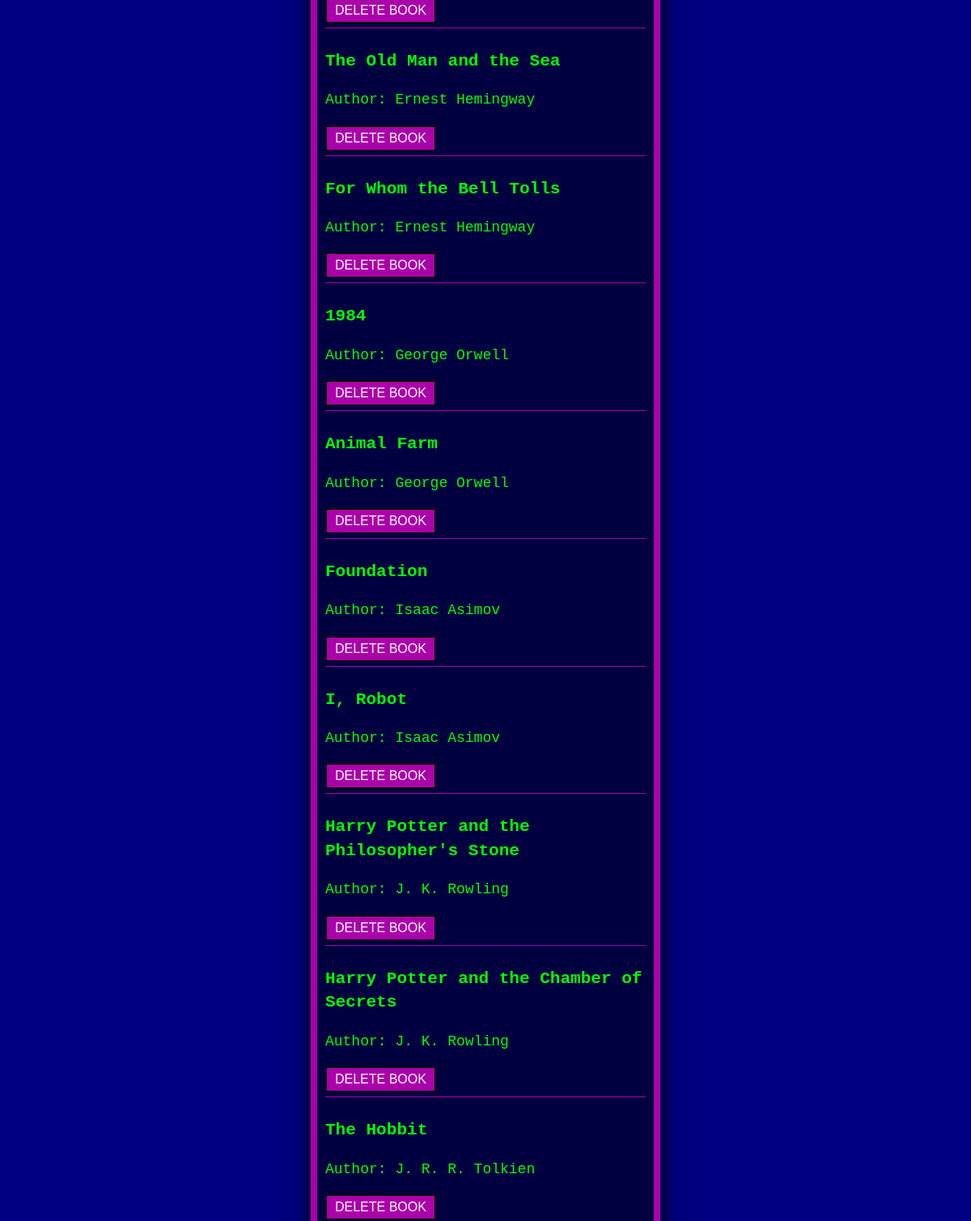
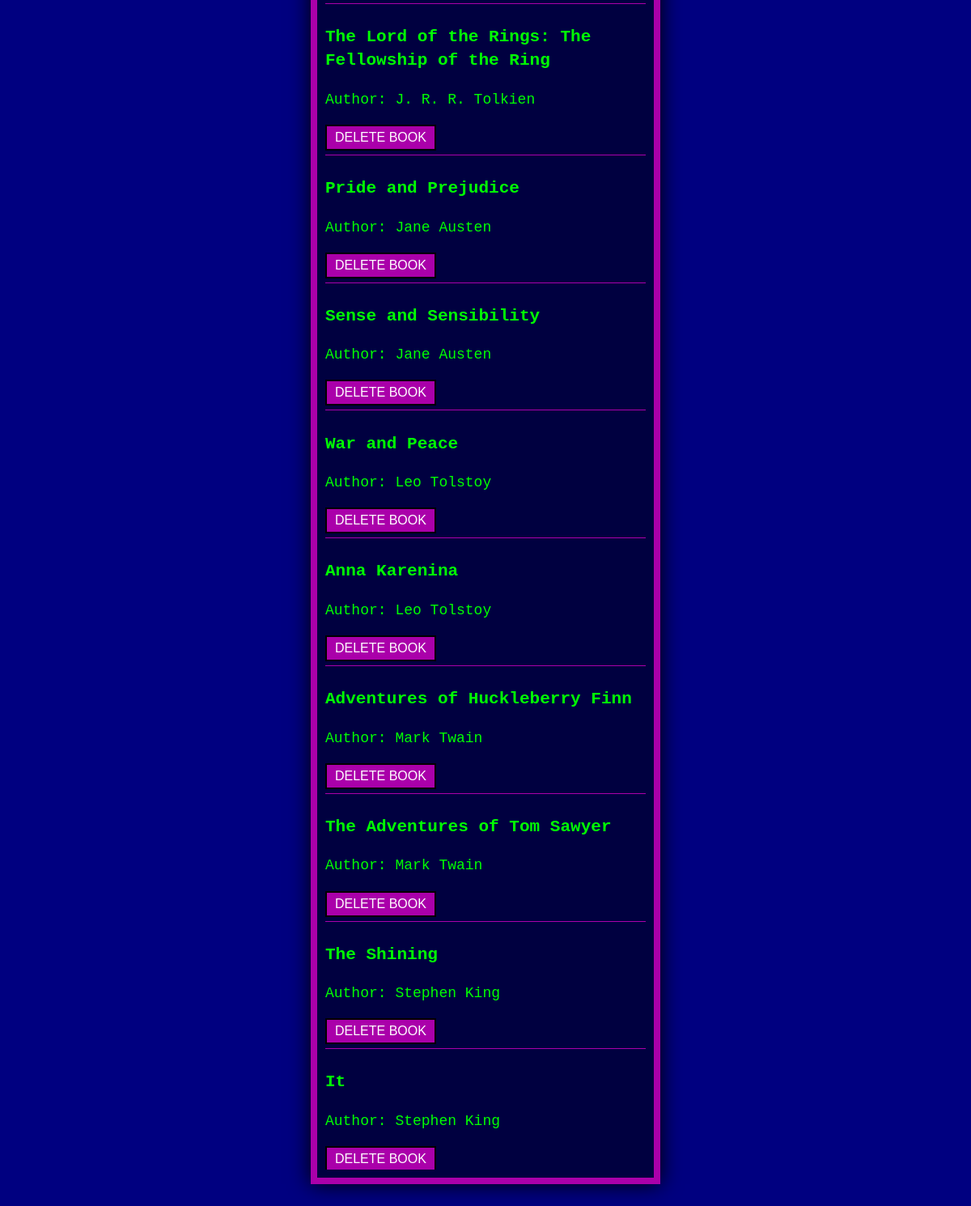
Page /?sort=author (lower part) on the earlier database version (2 pictures, top to bottom).
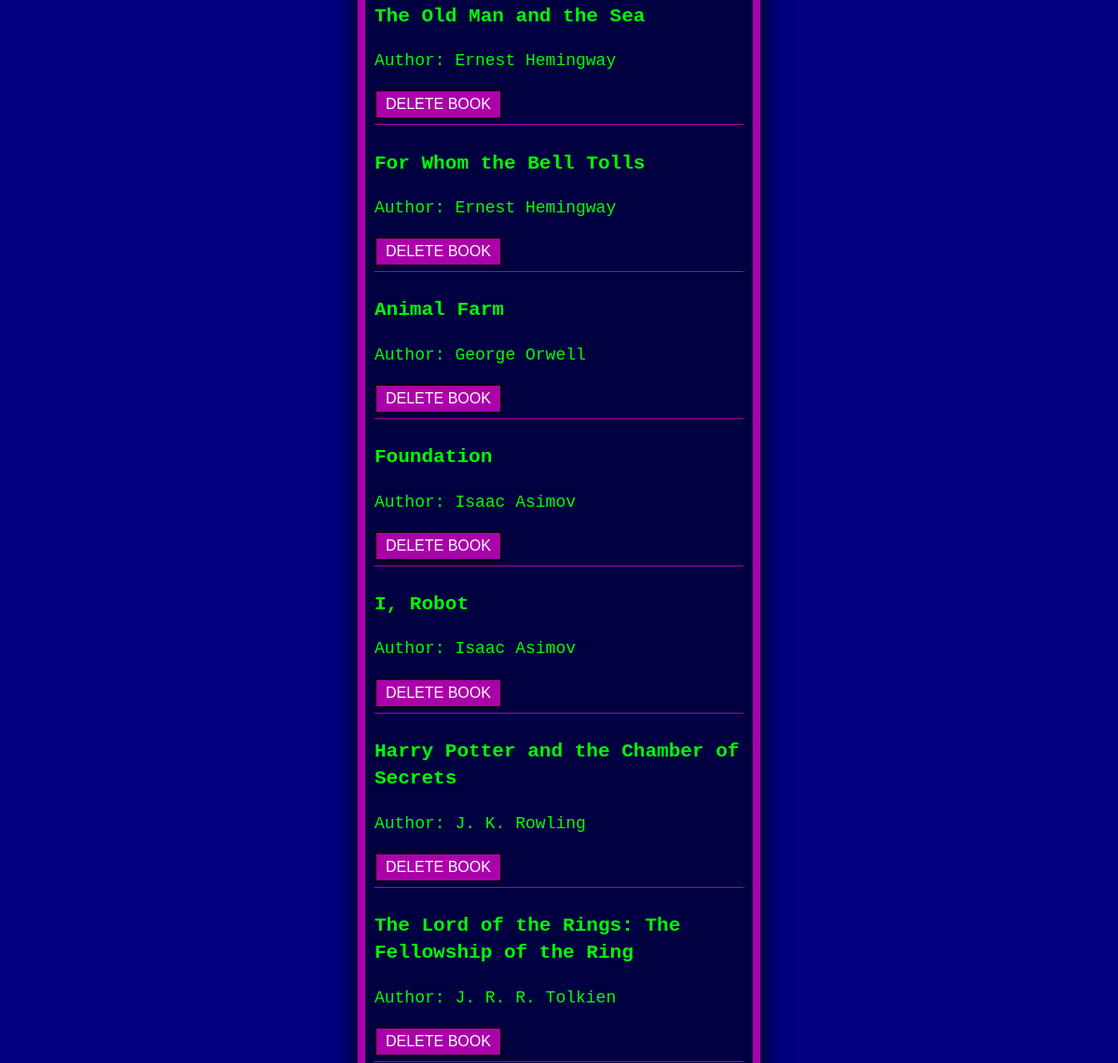
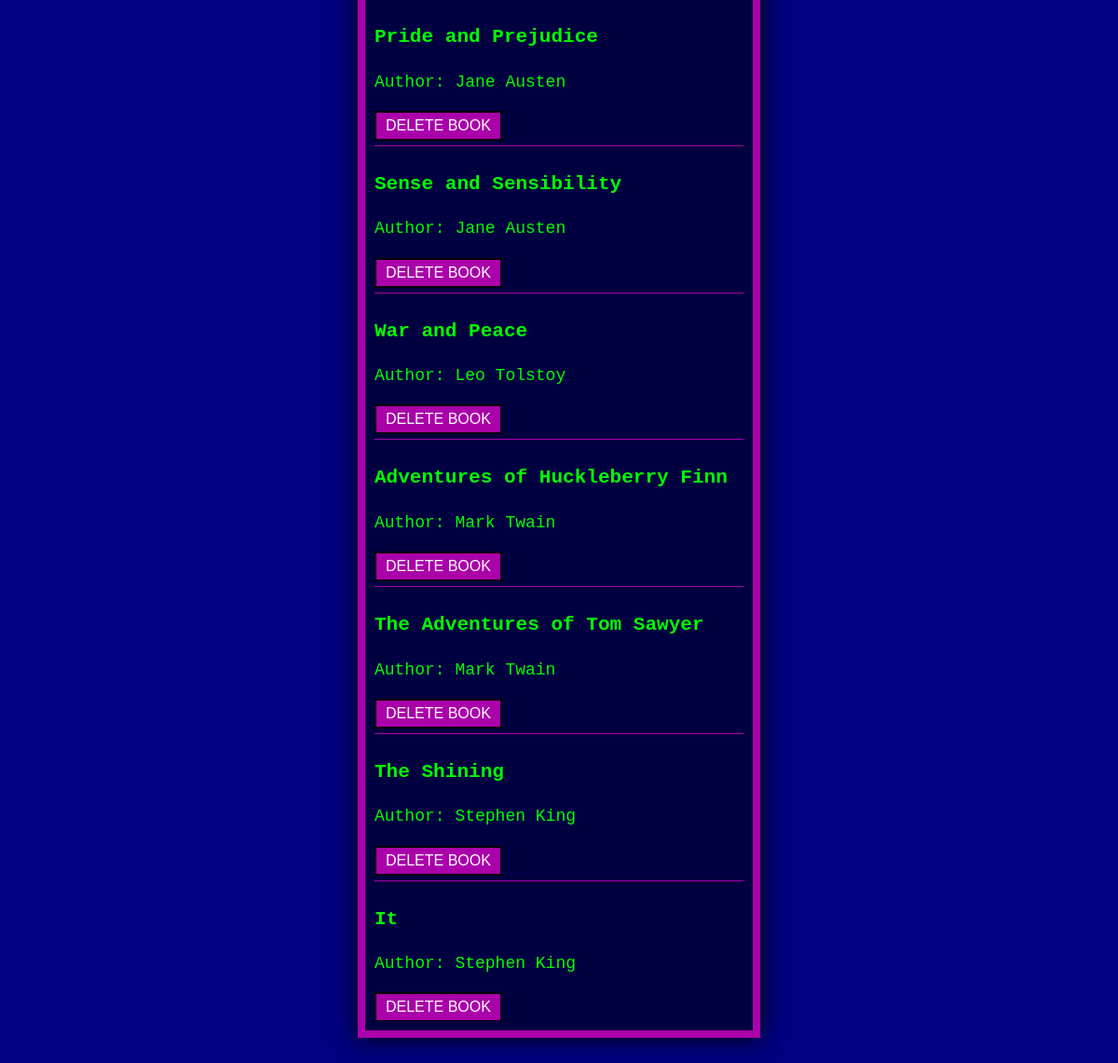
Same page on the later database version (2 pictures, top to bottom).
### data_models.py (models this page shows, shortened)
class Book(db.Model):
    __tablename__ = 'books'
    id = db.Column(db.Integer, primary_key=True, autoincrement=True)
    title = db.Column(db.String(100), nullable=False)
    publication_year = db.Column(db.Integer)
    author_id = db.Column(db.Integer, db.ForeignKey('authors.id'), nullable=False)
    author = db.relationship('Author', backref=db.backref('books',lazy=True))

class Author(db.Model):
    __tablename__ = 'authors'
    id = db.Column(db.Integer, primary_key=True, autoincrement=True)
    name = db.Column(db.String(100), nullable= False)
    birth_date = db.Column(db.Date)
    date_of_death = db.Column(db.Date)

### app.py (the view, shortened to what this page needs)
@app.route('/', methods=['GET'])
def home():
    sort_by = request.args.get('sort', 'title')
    search_query = request.args.get('q', '').strip()
    query = db.session.query(Book).join(Author)
    if sort_by == 'author':
        query = query.order_by(Author.name)
    else:
        query = query.order_by(Book.title)
    books = query.all()
    return render_template('home.html', books=books, sort_by=sort_by, search_query=search_query)

### templates/home.html (shortened to what this page needs)
<!DOCTYPE html>
<html lang="en">
<head>
  <link rel="stylesheet" href="{{ url_for('static', filename='schneider_cpc.css') }}">
</head>
<body>
  <div class="window">
    <div class="content">
      {% if books %}
      {% for book in books %}
      <div class="book-entry">
        <h3>{{ book.title }}</h3>
        <p>Author: {{ book.author.name }}</p>
        <form method="POST" action="/book/{{ book.id }}/delete" style="display:inline;">
          <button type="submit" onclick="return confirm('Are you sure you want to delete this book?');">
            Delete Book
          </button>
        </form>
      </div>
      {% endfor %}
      {% else %}
      <p>No books match your search.</p>
      {% endif %}
    </div>
  </div>
</body>
</html>

### static/schneider_cpc.css (style rules this page uses)
body { margin: 0; padding: 0; background-color: #000080; font-family: 'Courier New', monospace; font-size: 18px; color: #00ff00; height: 100vh; display: flex; justify-content: center; align-items: center; }
.window { background-color: #000040; border: 8px solid #aa00aa; width: 40ch; padding: 10px; box-sizing: border-box; display: flex; flex-direction: column; height: 85%; box-shadow: 0 0 25px #000000; }
.content { flex: 1; overflow-y: auto; color: #00ff00; line-height: 1.4; }
button, input[type="submit"] { background-color: #aa00aa; color: #ffffff; border: 2px solid #000000; padding: 5px 10px; font-size: 16px; cursor: pointer; text-transform: uppercase; }
.book-entry { border-bottom: 1px solid #aa00aa; padding: 5px 0; }

Differences in the rows shown:
removed Book: title "1984", author.name "George Orwell"
removed Book: title "Harry Potter and the Philosopher's Stone", author.name "J. K. Rowling"
removed Book: title "The Hobbit", author.name "J. R. R. Tolkien"
removed Book: title "Anna Karenina", author.name "Leo Tolstoy"
